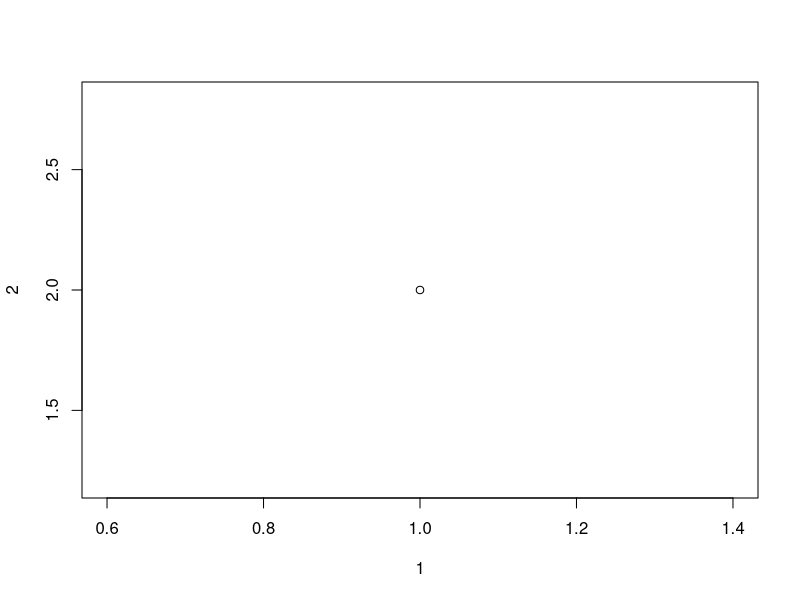

Source code (R): (Note: this script raises an error after producing the figure.)
## ---- chunk 1
a <- 2 + 2
b <- 1
a
b
a + b
## ---- chunk 2
a <- "hello"
a
## ---- chunk 3
# This is a comment
example <- 2 + 2  # You can write comments after code on the same line
## ---- chunk 4
# Example of logicals
3 > 2
3 < 2
## ---- chunk 5
sum(1, 2, 3)
## ---- chunk 6
plot(x = 1, y = 2)
## ---- chunk 7
# Vectors
vector1 <- c(1, 2, 3)
vector2 <- c("a", "b", "c")
vector1
vector2

# Data frame
df <- data.frame(vector1, vector2)
df
## ---- chunk 8
vector1[2]
vector2[2]
vector1[1] + vector1[3]
## ---- chunk 9
vector3 <- c(4, 5, 6)
vector3[1]
## ---- chunk 10
df[1,2]
## ---- chunk 11
df[c(2:3), 1]

# Another way to write the above code
index_vector <- c(2,3)
df[index_vector, 1]
## ---- chunk 12
df[1, ]
## ---- chunk 13
df$vector2
df$vector1
## ---- chunk 14
x <- 5
x |> sum(6, 7)
# ^This is equivalent to this:
sum(5, 6, 7)

x <- x |> sum(1) |> sum(2)
# ^This is equivalent to this:
# x <- sum(5, 1) |> sum(2), which is equivalent to:
# x <- sum(6, 2)
x
## ---- chunk 15
3 + 3
3 - 3
3 / 3
3 * 3
3^3
## ---- chunk 16
var <- 2

var == 2
var != 2
var > 1
var < 1
var >= 2
var <= 2

var %in% c(1, 2, 3, 4, 5)
var %in% c(1, 3, 4, 5)

var == 2 & var == 3
var == 2 | var == 3

!(var %in% c(1, 2, 3, 4, 5))
## ---- chunk 17
data_frame_obj <- data.frame(
  col1 = c(1, 2, 3, 4, 5, 6, 7),
  col2 = c("a", "b", "c", "d", "e", "f", "g"),
  col3 = c(100, 200, 300, 400, 500, 600, 700)
)
## ---- chunk 18
# Don't worry about the meaning of the code, this is just to demonstrate style
data_frame_obj_2 <- data_frame_obj |> 
  dplyr::filter(col1 != 7) |> 
  dplyr::mutate(col4 = (col1 + col3) * 50) |> 
  dplyr::rename(single_digits = col1, hundreds = col3) |> 
  dplyr::select(single_digits, col2, col4)
## ---- chunk 19
data_frame_obj_3 <- data_frame_obj |> 
  mutate(
    col4 = (col1 + col3) * 50,
    col5 = ifelse(col2 %in% c("a", "b", "c"), 1, 0),
    col6 = col1 + col3 * col5
  ) |> 
  filter(col1 != 7)
## ---- chunk 20
# Example of Sections: Main Header =============================================

## Example of first subsection -------------------------------------------------

example <- 2 + 2

### Example of sub-subsection --------------------------------------------------

example2 <- 3 + 3
## ---- chunk 21
#------------------------------------------------------------------------------#
# Section Header ----
#------------------------------------------------------------------------------#

example <- 2 + 2
## ---- chunk 22
# This is a code chunk
